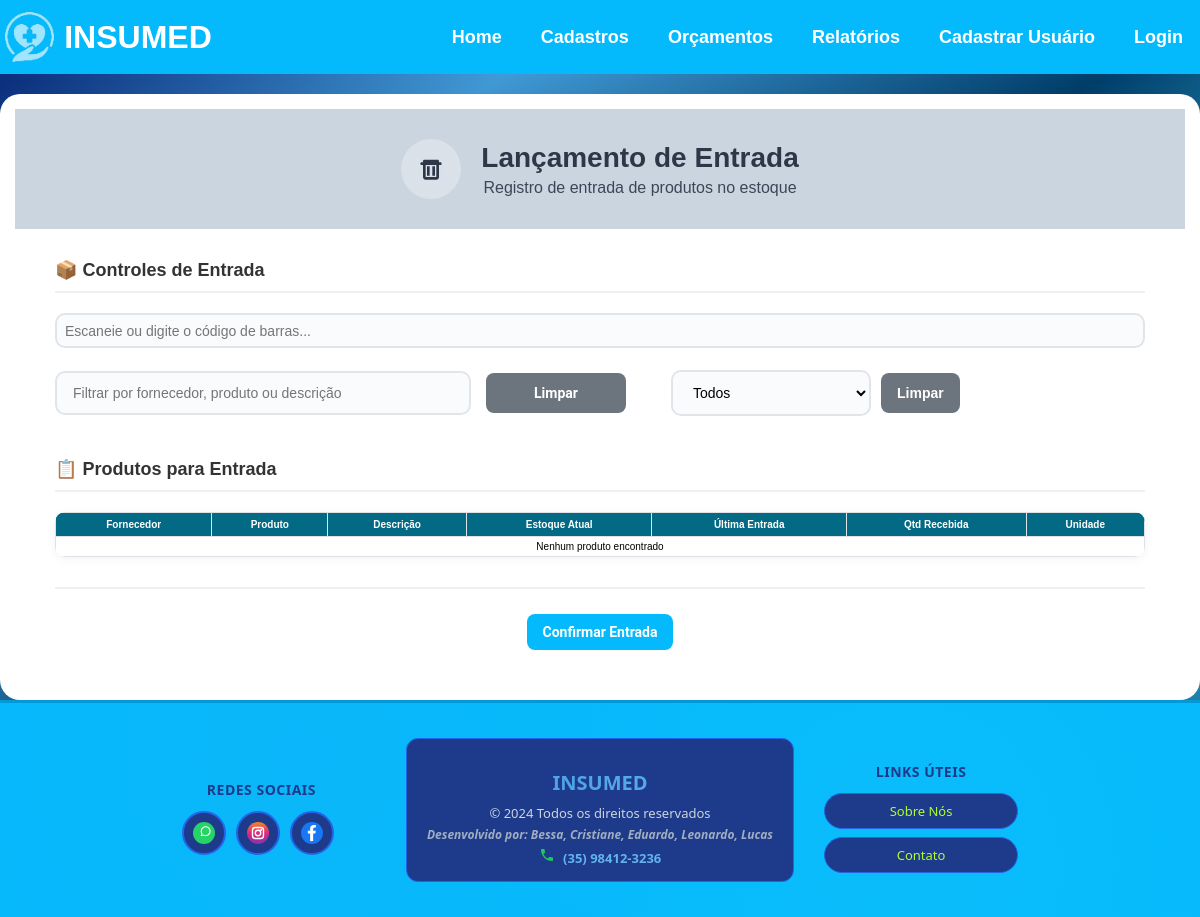
Page /relatorio-entrada/ on the earlier database version.
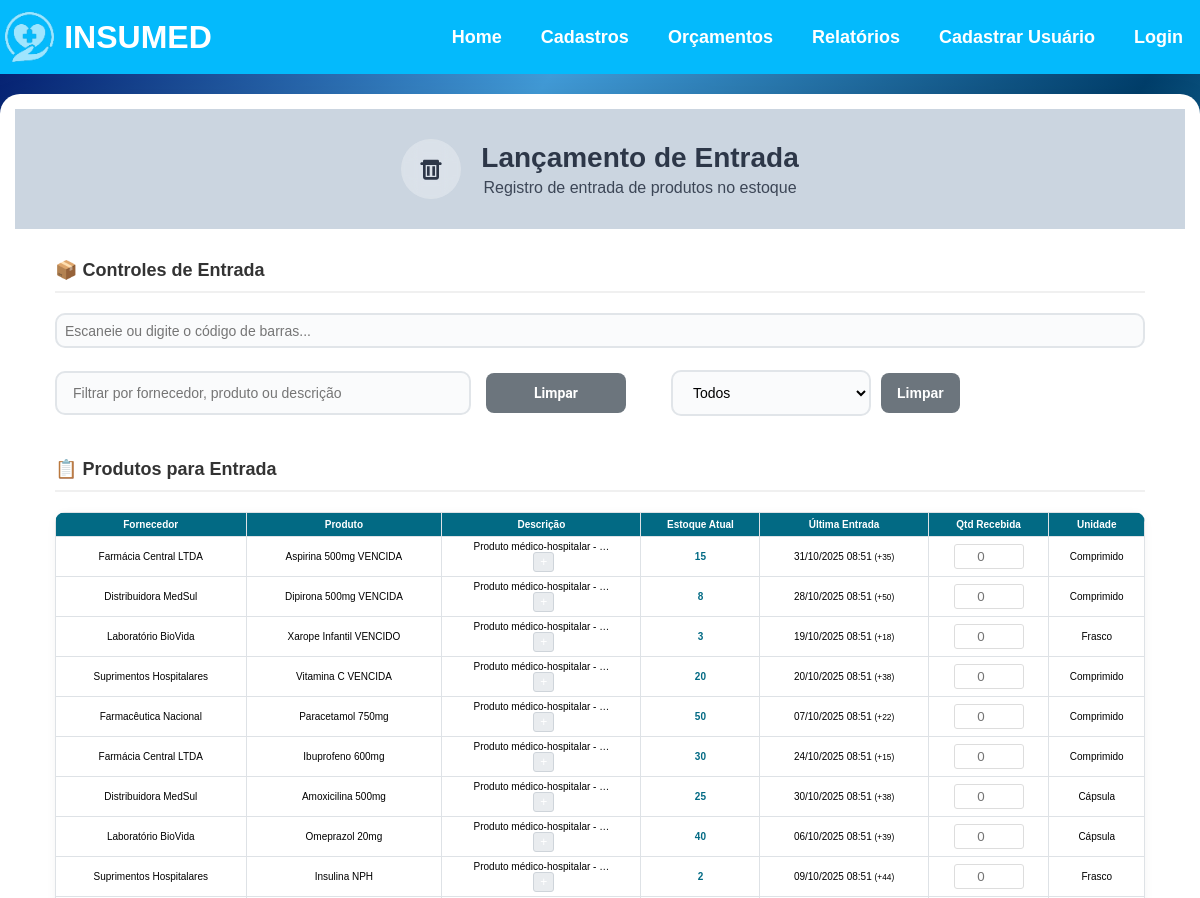
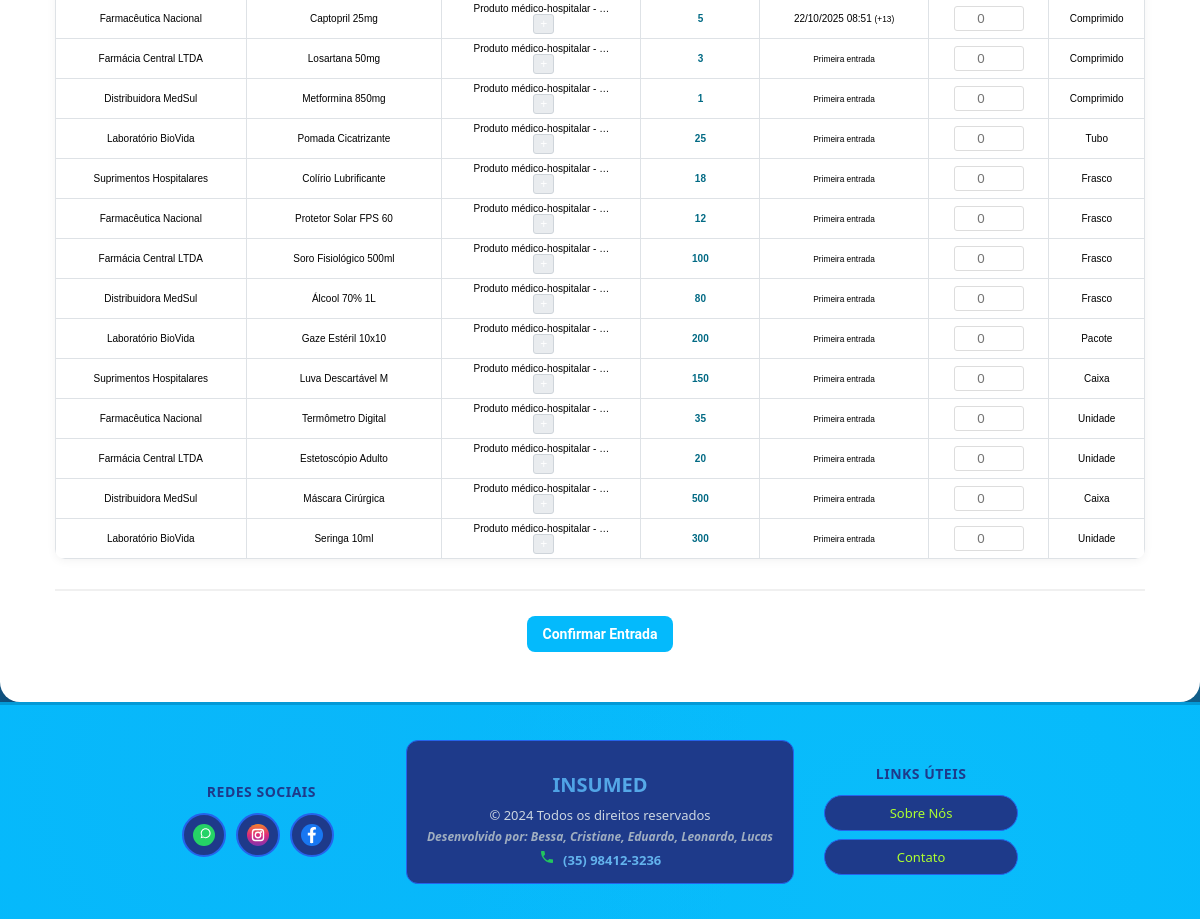
Same page on the later database version (2 pictures, top to bottom).
### app/models.py (models this page shows, shortened)
class Produto(models.Model):
    UNIDADE_CHOICES = [
        ('Unidades', 'Unidades'),
        ('Caixa', 'Caixa'),
    ]
    nome = models.CharField(max_length=100)
    codigo_barras = models.CharField(max_length=50, blank=True, null=True)
    preco = models.DecimalField(max_digits=10, decimal_places=2)
    preco_compra = models.DecimalField(max_digits=10, decimal_places=2, blank=True, null=True)
    descricao = models.TextField(blank=True, null=True)
    fornecedor = models.ForeignKey(Fornecedor, on_delete=models.CASCADE, related_name="produtos", null=True, blank=True)
    data_hora = models.DateTimeField(default=timezone.now)
    unidade = models.CharField(max_length=50, choices=UNIDADE_CHOICES, default="Unidades")
    quantidade = models.IntegerField()
    validade = models.DateField(blank=True, null=True)
    observacao = models.TextField(blank=True, null=True)

class Fornecedor(models.Model):
    nome = models.CharField(max_length=200)
    cnpj = models.CharField(max_length=20)  # Usar CharField pois pode conter caracteres especiais
    endereco = models.CharField(max_length=200)
    bairro = models.CharField(max_length=200)
    complemento = models.CharField(max_length=200, blank=True, null=True)  # Pode ser opcional
    data_nascimento = models.DateField()
    cidade = models.CharField(max_length=200)
    uf = models.CharField(max_length=2)
    cep = models.CharField(max_length=10)  # Também CharField por conta do formato
    email = models.EmailField(max_length=200)  # Melhor usar EmailField para validação
    telefone = models.CharField(max_length=20)
    ativo = models.BooleanField(default=True)

class MovimentacaoEstoque(models.Model):
    TIPO_CHOICES = [
        ('ENTRADA', 'Entrada'),
        ('SAIDA', 'Saída'),
    ]
    produto = models.ForeignKey(Produto, on_delete=models.CASCADE)
    tipo = models.CharField(max_length=10, choices=TIPO_CHOICES)
    quantidade = models.IntegerField()
    data_hora = models.DateTimeField(default=timezone.now)
    class Meta:
        ordering = ['-data_hora']

### app/views.py (the view, shortened to what this page needs)
# urls.py: path('relatorio-entrada/', views.relatorio_entrada, name='relatorio_entrada'),
def relatorio_entrada(request):
    periodo = request.GET.get('periodo')
    produtos = Produto.objects.all()
    if periodo and periodo.isdigit():
        from datetime import timedelta
        dias = int(periodo)
        data_limite = timezone.now() - timedelta(days=dias)
        produtos = produtos.filter(data_hora__gte=data_limite)
    produtos_com_entrada = []
    for produto in produtos:
        ultima_entrada = MovimentacaoEstoque.objects.filter(
            produto=produto, tipo='ENTRADA'
        ).order_by('-data_hora').first()
        produto.ultima_entrada = ultima_entrada
        produtos_com_entrada.append(produto)
    return render(request, 'relatorio_entrada.html', {'produtos': produtos_com_entrada})

### app/context_processors.py (called while the page is built)
def usuario_logado(request):
    try:
        context = {
            'usuario_logado': 'usuario_logado' in request.session,
            'admin_logado': 'admin_logado' in request.session,
            'notificacoes_count': 0
        }
        return context
    except Exception:
        return {
            'usuario_logado': False,
            'admin_logado': False,
            'notificacoes_count': 0
        }

### app/templates/relatorio_entrada.html (shortened to what the changed rows need)
{% extends 'base.html' %}
{% block content %}
<div class="entrada-container">
    <div class="header-section">
        <div class="icon-title">
            <div>
                <h1>Lançamento de Entrada</h1>
            </div>
        </div>
    </div>
    <div class="data-section">
        <form method="post">
            <div class="table-responsive">
                <table class="modern-table">
                <thead>
                    <tr>
                        <th>Fornecedor</th>
                        <th>Produto</th>
                        <th>Descrição</th>
                        <th>Estoque Atual</th>
                        <th>Última Entrada</th>
                        <th>Qtd Recebida</th>
                        <th>Unidade</th>
                    </tr>
                </thead>
                <tbody>
                    {% for produto in produtos %}
                    <tr class="produto-entrada-row" data-fornecedor="{{ produto.fornecedor.nome|lower }}" data-produto="{{ produto.nome|lower }}" data-descricao="{{ produto.descricao|default:''|lower }}">
                        <td>{{ produto.fornecedor.nome }}</td>
                        <td>{{ produto.nome }}</td>
                        <td class="descricao-cell">
                            {% if produto.descricao %}
                                <span class="descricao-preview">{{ produto.descricao|truncatechars:30 }}</span>
                                {% if produto.descricao|length > 30 %}
                                    <button type="button" class="btn-expandir-desc" onclick="toggleDescricaoTabela(this)">+</button>
                                {% endif %}
                            {% else %}
                                <small>Sem descrição</small>
                            {% endif %}
                        </td>
                        <td class="estoque-atual">{{ produto.quantidade }}</td>
                        <td class="ultima-entrada">
                            {% if produto.ultima_entrada %}
                                {{ produto.ultima_entrada.data_hora|date:"d/m/Y H:i" }}
                                <small>(+{{ produto.ultima_entrada.quantidade }})</small>
                            {% else %}
                                <small>Primeira entrada</small>
                            {% endif %}
                        </td>
                        <td class="quantidade-input">
                            <input type="number" name="quantidade_{{ produto.id }}" placeholder="0">
                        </td>
                        <td>{{ produto.unidade }}</td>
                    </tr>
                    {% empty %}
                    <tr id="nenhumProdutoEntrada">
                        <td colspan="7" class="no-data">Nenhum produto encontrado</td>
                    </tr>
                    {% endfor %}
                </tbody>
            </table>
            </div>
        </form>
    </div>
</div>
{% endblock %}

Differences in the rows shown:
added Produto: fornecedor.nome "Farmácia Central LTDA", nome "Aspirina 500mg VENCIDA", descricao "Produto médico-hospitalar - …", quantidade "15", ultima_entrada.data_hora "31/10/2025 08:51", ultima_entrada.quantidade "35", unidade "Comprimido"
added Produto: fornecedor.nome "Distribuidora MedSul", nome "Dipirona 500mg VENCIDA", descricao "Produto médico-hospitalar - …", quantidade "8", ultima_entrada.data_hora "28/10/2025 08:51", ultima_entrada.quantidade "50", unidade "Comprimido"
added Produto: fornecedor.nome "Laboratório BioVida", nome "Xarope Infantil VENCIDO", descricao "Produto médico-hospitalar - …", quantidade "3", ultima_entrada.data_hora "19/10/2025 08:51", ultima_entrada.quantidade "18", unidade "Frasco"
added Produto: fornecedor.nome "Suprimentos Hospitalares", nome "Vitamina C VENCIDA", descricao "Produto médico-hospitalar - …", quantidade "20", ultima_entrada.data_hora "20/10/2025 08:51", ultima_entrada.quantidade "38", unidade "Comprimido"
added Produto: fornecedor.nome "Farmacêutica Nacional", nome "Paracetamol 750mg", descricao "Produto médico-hospitalar - …", quantidade "50", ultima_entrada.data_hora "07/10/2025 08:51", ultima_entrada.quantidade "22", unidade "Comprimido"
added Produto: fornecedor.nome "Farmácia Central LTDA", nome "Ibuprofeno 600mg", descricao "Produto médico-hospitalar - …", quantidade "30", ultima_entrada.data_hora "24/10/2025 08:51", ultima_entrada.quantidade "15", unidade "Comprimido"
added Produto: fornecedor.nome "Distribuidora MedSul", nome "Amoxicilina 500mg", descricao "Produto médico-hospitalar - …", quantidade "25", ultima_entrada.data_hora "30/10/2025 08:51", ultima_entrada.quantidade "38", unidade "Cápsula"
added Produto: fornecedor.nome "Laboratório BioVida", nome "Omeprazol 20mg", descricao "Produto médico-hospitalar - …", quantidade "40", ultima_entrada.data_hora "06/10/2025 08:51", ultima_entrada.quantidade "39", unidade "Cápsula"
added Produto: fornecedor.nome "Suprimentos Hospitalares", nome "Insulina NPH", descricao "Produto médico-hospitalar - …", quantidade "2", ultima_entrada.data_hora "09/10/2025 08:51", ultima_entrada.quantidade "44", unidade "Frasco"
added Produto: fornecedor.nome "Farmacêutica Nacional", nome "Captopril 25mg", descricao "Produto médico-hospitalar - …", quantidade "5", ultima_entrada.data_hora "22/10/2025 08:51", ultima_entrada.quantidade "13", unidade "Comprimido"
added Produto: fornecedor.nome "Farmácia Central LTDA", nome "Losartana 50mg", descricao "Produto médico-hospitalar - …", quantidade "3", shows "Primeira entrada", unidade "Comprimido"
added Produto: fornecedor.nome "Distribuidora MedSul", nome "Metformina 850mg", descricao "Produto médico-hospitalar - …", quantidade "1", shows "Primeira entrada", unidade "Comprimido"
added Produto: fornecedor.nome "Laboratório BioVida", nome "Pomada Cicatrizante", descricao "Produto médico-hospitalar - …", quantidade "25", shows "Primeira entrada", unidade "Tubo"
added Produto: fornecedor.nome "Suprimentos Hospitalares", nome "Colírio Lubrificante", descricao "Produto médico-hospitalar - …", quantidade "18", shows "Primeira entrada", unidade "Frasco"
added Produto: fornecedor.nome "Farmacêutica Nacional", nome "Protetor Solar FPS 60", descricao "Produto médico-hospitalar - …", quantidade "12", shows "Primeira entrada", unidade "Frasco"
added Produto: fornecedor.nome "Farmácia Central LTDA", nome "Soro Fisiológico 500ml", descricao "Produto médico-hospitalar - …", quantidade "100", shows "Primeira entrada", unidade "Frasco"
added Produto: fornecedor.nome "Distribuidora MedSul", nome "Álcool 70% 1L", descricao "Produto médico-hospitalar - …", quantidade "80", shows "Primeira entrada", unidade "Frasco"
added Produto: fornecedor.nome "Laboratório BioVida", nome "Gaze Estéril 10x10", descricao "Produto médico-hospitalar - …", quantidade "200", shows "Primeira entrada", unidade "Pacote"
added Produto: fornecedor.nome "Suprimentos Hospitalares", nome "Luva Descartável M", descricao "Produto médico-hospitalar - …", quantidade "150", shows "Primeira entrada", unidade "Caixa"
added Produto: fornecedor.nome "Farmacêutica Nacional", nome "Termômetro Digital", descricao "Produto médico-hospitalar - …", quantidade "35", shows "Primeira entrada", unidade "Unidade"
added Produto: fornecedor.nome "Farmácia Central LTDA", nome "Estetoscópio Adulto", descricao "Produto médico-hospitalar - …", quantidade "20", shows "Primeira entrada", unidade "Unidade"
added Produto: fornecedor.nome "Distribuidora MedSul", nome "Máscara Cirúrgica", descricao "Produto médico-hospitalar - …", quantidade "500", shows "Primeira entrada", unidade "Caixa"
added Produto: fornecedor.nome "Laboratório BioVida", nome "Seringa 10ml", descricao "Produto médico-hospitalar - …", quantidade "300", shows "Primeira entrada", unidade "Unidade"
Other differences:
text no longer shown: "Nenhum produto encontrado"
